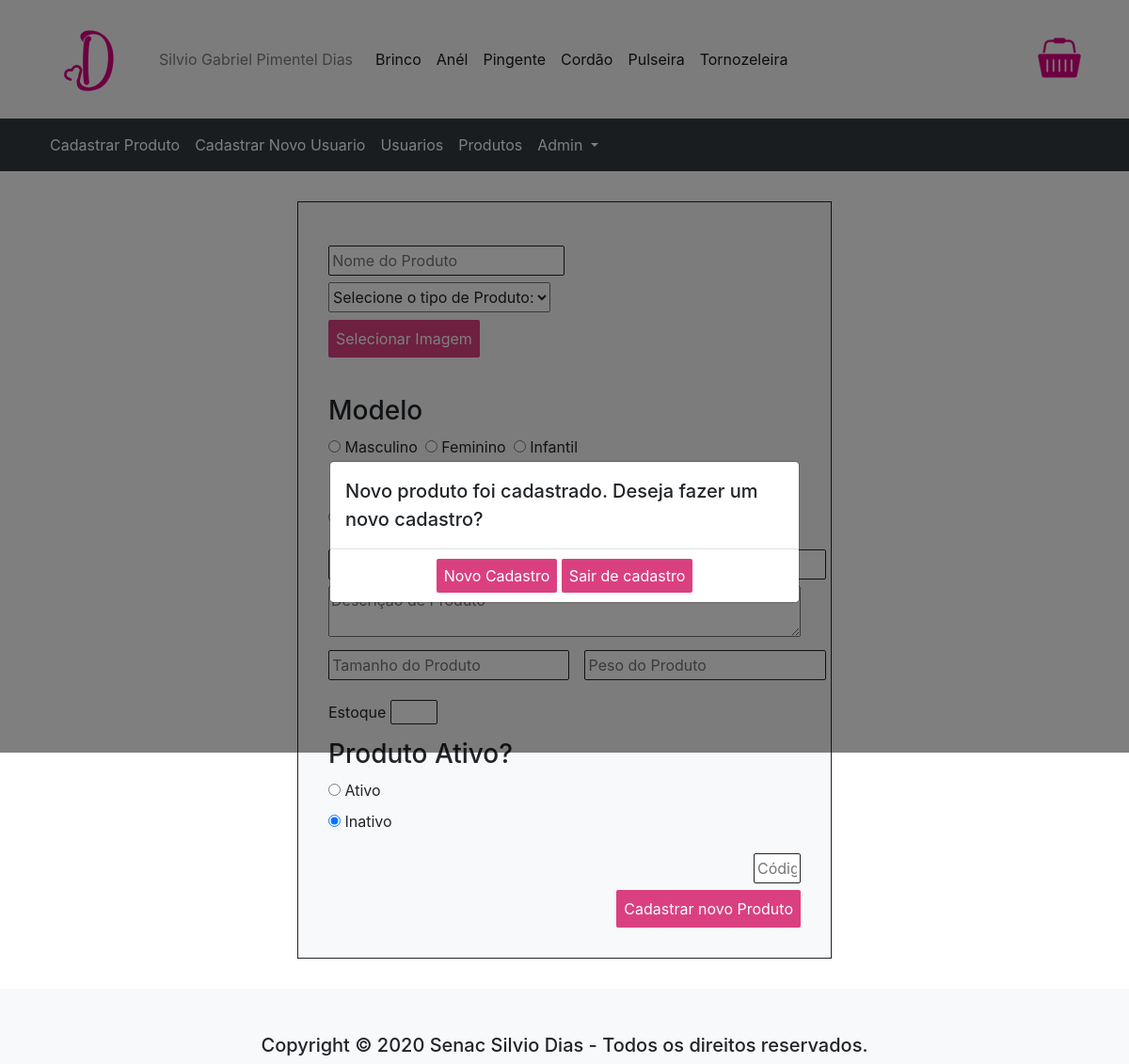
The app's page /index.php?pagina=cadastro_produtos&cadastro=aprovado (signed in) with its own data.
### tables this page shows
CREATE TABLE modelo(
	id_modelo INT AUTO_INCREMENT,
    nome_modelo VARCHAR(50),
    PRIMARY KEY(id_modelo)
    );

### paginas/ADMIN/cadastroproduto.php (the view, shortened to what this page needs)
<?php
if(isset($_GET['cadastro'])){
?>
<div class="modal fade" id="myModal" tabindex="-1" role="dialog" aria-labelledby="exampleModalLabel" aria-hidden="true">
    <div class="modal-dialog modal-dialog-centered" role="document">
        <div class="modal-content">
            <div class="modal-header">
                <h5 class="modal-title" id="resultado"></h5>
            </div>
            <div class="modal-body">
                <div>
                <a class="btnPrincipal" href="?pagina=cadastro_produtos">Novo Cadastro</a>
                <a class="btnPrincipal" href="?pagina=home">Sair de cadastro</a>
                </div>
            </div>
        </div>
    </div>
</div>
<?php
}
?>
<?php
  $campo = array();
  $descricao_botao = 'Cadastrar novo Produto';
  $acao_formulario =   './script/incluir_produto.php';
  $query_tipo = 'SELECT * FROM tipo_produto';
  $resultado_tipo = mysqli_query($conexao, $query_tipo);
  $query_banho = 'SELECT * FROM banho';
  $resultado_banho = mysqli_query($conexao,$query_banho);
  $query_modelo = 'SELECT * FROM modelo';
  $resultado_modelo = mysqli_query($conexao,$query_modelo);
  if(!isset($_GET['id'])){
    $campo['nome_produto'] = '';
    $campo['descricao_produto'] = '';
    $campo['banho_produto'] = '';
    $campo['img_produto'] = '';
    $campo['precoBase_produto'] = '';
    $campo['preco_produto'] = '';
    $campo['estoque_produto'] = '';
    $campo['tamanho_produto'] = '';
    $campo['peso_produto'] = '';
    $campo['codigo_produto'] = '';
    $campo['tipo_produto'] = '';
    $campo['id_banho'] = '';
    $campo['ativo'] = '';
    $campo['modelo'] = '';
  }
?>
<div class="cadastroProduto">
  <form class="cadastro" action="<?=$acao_formulario?>" method="POST" enctype="multipart/form-data">
      <div class="input_cadastro" id="nome_tipo">
        <input type="text" id="nome_produto"      name= "txt_nome_produto"        value ='<?=$campo['nome_produto']?>'        placeholder="Nome do Produto">      <br>
        <select  class="entrada" name="cmbTipoProduto">
            <option value="#">Selecione o tipo de Produto:</option>
            <?php while($linha_tipoProduto = mysqli_fetch_array($resultado_tipo)){
                if($campo['tipo_produto'] == $linha_tipoProduto['id_tipoProduto']){
                    $valor = 'selected';
                } else {
                    $valor = '';
                }
            ?>
            <?php } ?>
      </select><br>
      </div>
      <div>
          <label class="btnPrincipal" for='fileToUpload'>Selecionar Imagem</label>
          <input type="file" id="fileToUpload"      name= "fileToUpload"            value = '<?=$campo['img_produto']?>'        placeholder="imagem" required>      <br>
      </div>
    <div id="modelo_banho" class="input_cadastro">
        <div  class="">
          <div class="">
            <h3>Modelo</h3>
            <div class="radio_lateral">
              <?php
                while($linha_modelo = mysqli_fetch_array($resultado_modelo)){
                  if($campo['modelo'] == $linha_modelo['id_modelo']){
                      $valor ='checked';
                  }else{
                    $valor = '';
                  }
              ?>
              <div class="radio_cadastro">
                <input type="radio" id="<?=$linha_modelo['id_modelo']?>'" name="rdModelo" value="<?=$linha_modelo['id_modelo']?>"  <?=$valor?>>
                <label for="<?=$linha_modelo['id_modelo']?>"><?=$linha_modelo['nome_modelo']?></label><br>
              </div>
            <?php
                }
            ?>
            </div>
          </div>
          <div class="">
            <h3>Banho</h3>
            <div class="radio_lateral">
            <?php
              while($linha_banho = mysqli_fetch_array($resultado_banho)){
            ?>
            <div class="radio_cadastro">
              <label for="<?=$linha_banho['id_banho']?>"><?=$linha_banho['nome_banho']?></label><br>
            </div>
            <?php
                }
            ?>
            </div>
          </div>
        </div>
  </div>
    <div id="informacoes" class="input_cadastro">
        <div class="">
          <div id="valores" class="">
            <div><input  style="margin-right: 1rem;" type="text" id="precoBase_produto" name= "txt_precoBase_produto" class="preco_input"   value = '<?= $campo['precoBase_produto']?>' placeholder="Valor Vendedora">           <br></div>
            <div><input type="text" id="preco_produto"     name= "txt_preco_produto"     class="preco_input"   value = '<?=$campo['preco_produto']?>'      placeholder="Valor Cliente">     <br></div>
          </div>
        <div class="">
          <textarea type="text" id="descricao_produto" name= "txt_descricao_produto"   value = '<?=$campo['descricao_produto']?>'  placeholder="Descrição de Produto"></textarea> <br>
        </div>
        </div>
    </div>
    <div class="input_cadastro" id="detalheCadastro">
        <input style="margin-right: 1rem;" type="text" id="tamanho_produto"   name= "txt_tamanho_produto"     value = '<?=$campo['tamanho_produto']?>'    placeholder="Tamanho do Produto">   <br>
        <input type="text" id="peso_produto"      name= "txt_peso_produto"        value = '<?=$campo['peso_produto']?>'       placeholder="Peso do Produto">      <br>
      </div>
      <label for="estoque_produto">Estoque</label>
      <input type="number" id="estoque_produto"   name= "txt_estoque_produto"     value = '<?=$campo['estoque_produto']?>'>                                    <br>
    <div class=" input_cadastro">
      <h3>Produto Ativo? </h3>
        <?php
          if($campo['ativo'] == 1){
            $valorAtivo = 'checked';
            $valorInativo = '';
          }else{
            $valorInativo = 'checked';
            $valorAtivo = '';
          }
        ?>
          <input type="radio" id="ativar'" name="rdAtivo" value="1" <?=$valorAtivo?>>
            <label for="ativar">Ativo</label><br>
          <input type="radio" id="desativar'" name="rdAtivo" value="0" <?=$valorInativo?>>
            <label for="ativar">Inativo</label><br>
      </div>
      <div id="codigo_cadastro">
        <input type="text" id="codigo_produto"    name= "txt_codigo_produto"      value = '<?=$campo['codigo_produto']?>'     placeholder="Código">    <br>
      </div>
      <div id="finalizadorCad_produto">
        <button class="btnPrincipal" type ='submit'><?=$descricao_botao?></button>
      </div>
  </form>
</div>

### css/style.css (style rules this page uses)
input { border: solid 0.5px #212529; color: #212529; padding: 0 0.2rem; border-radius: 2px; }
input:read-only { background-color: #f8f9fa; }
button { border: none; }
input[type=radio]:checked { color: #da4080; }
option:checked { color: red; }
.modal-header { align-self: center }
.cadastroProduto { display: flex; justify-content: center; margin: 2rem; }
.cadastroProduto input { margin: 0.4rem 0; }
.cadastroProduto input[type=text] { height: 2rem; }
.cadastroProduto select { height: 2rem; }
.cadastro { border: solid 0.5px #212529; background: #f8f9fa; width: 50%; padding: 2rem; }
#descricao_produto { width: 100%; height: 100%; }
#nome_produto { width: 50%; }
#modelo_banho { display:flex; align-items: center; }
#codigo_cadastro { display: flex; flex-direction: row-reverse; }
#codigo_produto { width: 10%; }
#informacoes { display: flex; flex-direction: column; }
#valores { display: flex; }
#estoque_produto { width: 10%; }
#finalizadorCad_produto { display: flex; flex-direction: row-reverse; }
#detalheCadastro { display: flex; }
.input_cadastro { margin: 0.5rem 0; }
.radio_lateral { display: flex; }
.radio_cadastro { margin-right: 0.5rem; }
.btnPrincipal { background-color: #da4080; border-radius: 2px; color: #fff; cursor: pointer; padding: 0.5rem; }
.modal-body { display: flex; justify-content: center; }

### records on screen
modelo: nome_modelo "Masculino"
modelo: nome_modelo "Feminino"
modelo: nome_modelo "Infantil"

### other values on screen
$login "Silvio Gabriel Pimentel Dias"
$descricao_botao "Cadastrar novo Produto"
